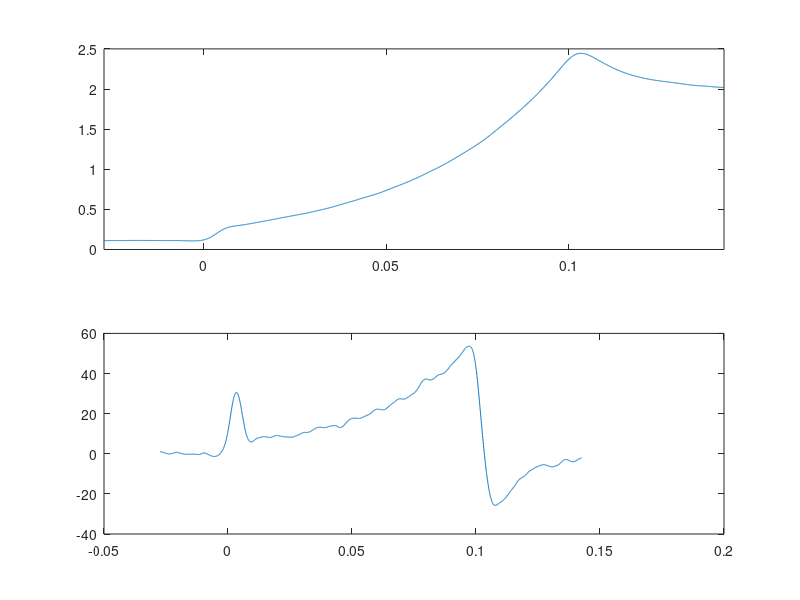

Source code (MATLAB): (Note: this script raises an error after producing the figure.)
% setup
clc; clear; close all

load('sampledata.mat')

%%
% data parameters
t = sampledata.t;
dt = diff(t(1:2));

% neuron model (these parameters are all relatively arbitrary and selected 
% based on the spiking frequency generated at different currents)
C = 1; % capacitance
R = 2500; % resistance
V_depol = 60; % depolarization voltage (not arbitrary)
V_hyperpol = -75; % hyperpolarization voltage (not arbitrary)
spikethr = -50; % spike threshold potential (not arbitrary)
V_rest = -65; % resting potential (not arbitrary)

% create membrane voltage vector
Vm = zeros(size(t));
Vm(1) = V_rest; % initially at rest

dV = @(I, V) (1/C)*(I - (V - V_rest)/R); % differential eq for Vmembrane

% stimulus parameters
kexc = 400; % receptor current scaling factor 
Irec = kexc*sampledata.dF; % receptor current
It = Irec; % total current into the neuron

% plot sample data
figure('Position', [0 500 500 500])
subplot(211)
plot(t, sampledata.F)
xlim([min(t) max(t)])
ax = gca;
subplot(212)
plot(t, sampledata.dF)
xlim(ax.XAxis.Limits)
xlabel('time')

% save example sim
if kexc == 200
    print(['/Users/jacobstephens/Documents/FPfig1A'], '-depsc2')
end
% stimulus noise (not used in final version)
knoise = 1;

% solve for Vm with forward Euler
for  ii = 2:numel(t)
    % generate spike if over threshold
    if Vm(ii - 1) >= spikethr && Vm(ii - 1) < V_depol
        Vm(ii) = V_depol;
    % hyperpolarize after spike
    elseif Vm(ii - 1) >= V_depol
        Vm(ii) = V_hyperpol;
    % integrate if not depolarized
    else
        Vm(ii) = Vm(ii - 1) + dV(It(ii), Vm(ii))*dt;
    end
end

% extract spike timing data
spiketimes = t(Vm == V_depol);
ifr = [1./(spiketimes(2:end)-spiketimes(1:end-1)); 0];

% plot to check
figure('Position', [500 500 500 500])
subplot(211)
plot(t, Vm)
xlim(ax.XAxis.Limits)
subplot(212)
plot(spiketimes, ifr, '.k')
xlim(ax.XAxis.Limits)

% export example sim figure
if kexc == 200
    print(['/Users/jacobstephens/Documents/FPfig1B'], '-depsc2')
end

% create data save name and save data structures
recstr = sprintf('%g', kexc);
filename = ['spikeTrain_kRec' recstr '_Noise' num2str(knoise)];
save(filename, 't', 'Vm', 'spiketimes', 'ifr', 'Irec', 'It')